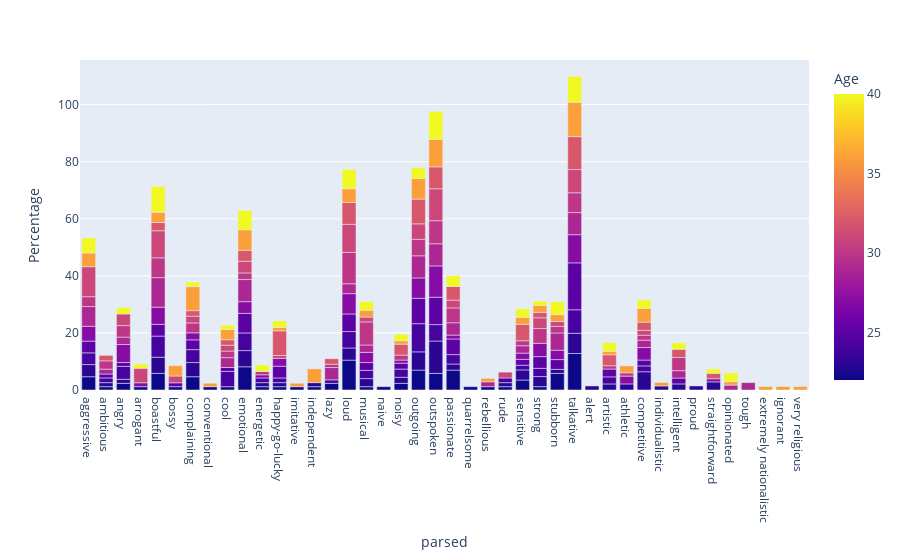

Notebook source saved alongside this figure:
### Code cell
subset = df[['Spkr', 'segment', 'Age', 'Gender', 'Education', 'Occupation', 'Edu.Group', 'Age.Group', 
       'model_response_adjective_princeton_MERaLiON-AudioLLM-Whisper-SEA-LION',
       'model_prompt_adjective_princeton_MERaLiON-AudioLLM-Whisper-SEA-LION']].copy()


subset['parsed'] = subset.apply(lambda row: parse_adjectives(row, 'model_response_adjective_princeton_MERaLiON-AudioLLM-Whisper-SEA-LION', ADJECTIVES_PRINCETON['english']), axis=1)

df_exploded = subset.explode('parsed')
result = df_exploded.groupby(['Age', 'parsed']).size().reset_index(name='count')


result['Total'] = result.groupby('Age')['count'].transform('sum')
result['Percentage'] = result['count'] / result['Total'] * 100

result = result[result['Percentage']>1]

# Create a grouped bar plot
fig = px.bar(
    result,
    x='parsed',
    y='Percentage',
    color='Age',    # Different colors for each group
    barmode='group',  # Place bars side-by-side rather than stacking them
)
fig.show()

### Figure 1 — Plotly figure (JSON) as saved in the notebook; plotly's stock layout.template omitted (floating-point values rounded to 4 significant figures; data arrays with more than 128 entries replaced by an {"elided": "..."} marker saying what was removed)
{"data": [{"alignmentgroup": "True", "hovertemplate": "parsed=%{x}<br>Percentage=%{y}<br>Age=%{marker.color}<extra></extra>", "legendgroup": "", "marker": {"color": {"elided": "255 int values"}, "coloraxis": "coloraxis", "pattern": {"shape": ""}}, "name": "", "offsetgroup": "", "orientation": "v", "showlegend": false, "textposition": "auto", "type": "bar", "x": {"elided": "255 str values"}, "xaxis": "x", "y": {"elided": "255 float values"}, "yaxis": "y"}], "layout": {"barmode": "group", "coloraxis": {"colorbar": {"title": {"text": "Age"}}, "colorscale": [[0, "#0d0887"], [0.1111, "#46039f"], [0.2222, "#7201a8"], [0.3333, "#9c179e"], [0.4444, "#bd3786"], [0.5556, "#d8576b"], [0.6667, "#ed7953"], [0.7778, "#fb9f3a"], [0.8889, "#fdca26"], [1, "#f0f921"]]}, "legend": {"tracegroupgap": 0}, "margin": {"t": 60}, "xaxis": {"anchor": "y", "domain": [0, 1], "title": {"text": "parsed"}}, "yaxis": {"anchor": "x", "domain": [0, 1], "title": {"text": "Percentage"}}}}
